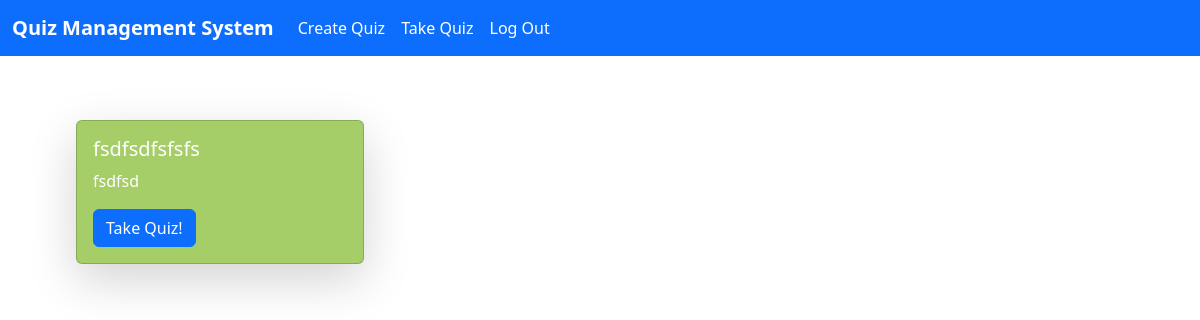
Page /take on the earlier database version.
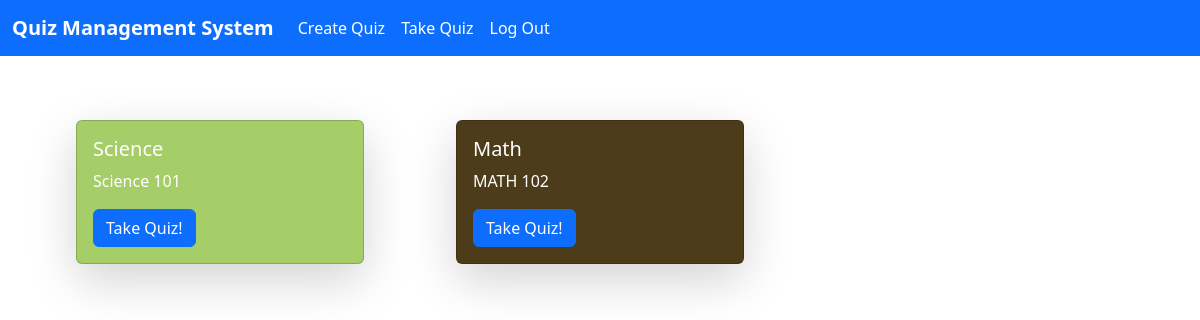
Same page on the later database version.
### tables this page shows
CREATE TABLE quizzes (
                id INTEGER PRIMARY KEY,
                quizTitle TEXT,
                description TEXT
            );

### main.py (the view)
@app.route("/take",  methods=["POST", "GET"])
def take():
    db = get_db()
    cursor = db.cursor()
    if(request.method == "GET"):
        cursor.execute( '''
            CREATE TABLE IF NOT EXISTS quizzes (
                id INTEGER PRIMARY KEY,
                quizTitle TEXT,
                description TEXT
            );
        ''')
        res = cursor.execute("SELECT * FROM quizzes").fetchall()
        return render_template("take.html", quizzes = res,  bgColor=generate_random_color)

### main.py (called while the page is built)
def generate_random_color():
    color = "#{:06x}".format(random.randint(0, 0xFFFFFF))
    return color

def get_db():
    db = getattr(g, '_database', None)
    if db is None:
        db = g._database = sqlite3.connect("quiz-app.db")
    return db

### templates/take.html
{% extends "base.html" %} {% block content %}
<div class="container mt-5">
  {% if quizzes %}
  <div class="row">
    {% for quiz in quizzes %}
    <div class="col-lg-4 d-flex justify-content-center align-items-center my-3">
      <div
        class="card shadow-lg"
        style="width: 18rem; background: {{bgColor()}}"
      >
        <div class="card-body text-white">
          <h5 class="card-title">{{quiz.1}}</h5>
          <p class="card-text">{{quiz.2}}</p>
          <a
            href="{{ url_for('takeQuiz', quiz_number=quiz.0, quizTitle=quiz.1) }}"
            class="btn btn-primary"
            >Take Quiz!</a
          >
        </div>
      </div>
    </div>
    {%endfor %}
  </div>
  {% else %}
  <p>No quizzes available.</p>
  {% endif %}
</div>
{%endblock %}

### templates/base.html (shortened to what this page needs)
<!DOCTYPE html>
<html lang="en">
  <head>
    <link
      href="https://cdn.jsdelivr.net/npm/bootstrap@5.3.2/dist/css/bootstrap.min.css"
      rel="stylesheet"
    />
  </head>
  <body>
    {% if request.path != "/" %}
    <nav class="navbar navbar-expand-lg bg-primary">
      <div class="container-fluid">
        <a class="navbar-brand text-white fw-bold" href="#"
          >Quiz Management System</a
        >
        <div class="collapse navbar-collapse" id="navbarNav">
          <ul class="navbar-nav">
            <li class="nav-item">
              <a
                class="nav-link active text-white"
                aria-current="page"
                href="/create-quiz"
                >Create Quiz</a
              >
            </li>
            <li class="nav-item">
              <a class="nav-link text-white" href="/take">Take Quiz</a>
            </li>
            <li class="nav-item">
              <a class="nav-link text-white" href="/">Log Out</a>
            </li>
          </ul>
        </div>
      </div>
      {% endif %}
    </nav>
    {% block content %} {%endblock %}
  </body>
</html>

Differences in the rows shown:
removed quizzes: quizTitle "fsdfsdfsfsfs", description "fsdfsd"
added quizzes: quizTitle "Science", description "Science 101"
added quizzes: quizTitle "Math", description "MATH 102"
